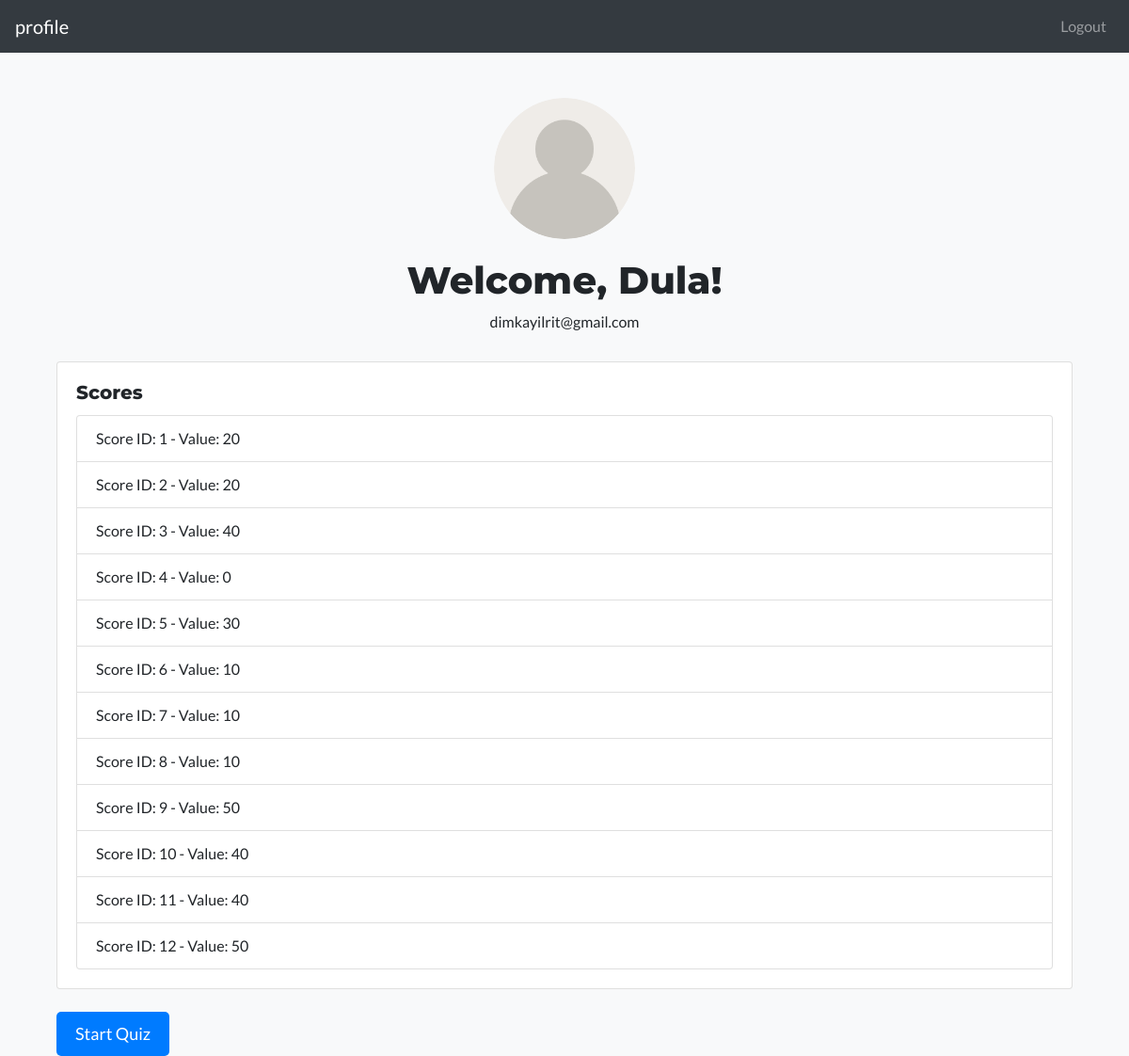
The app's page /profile (signed in), older data.
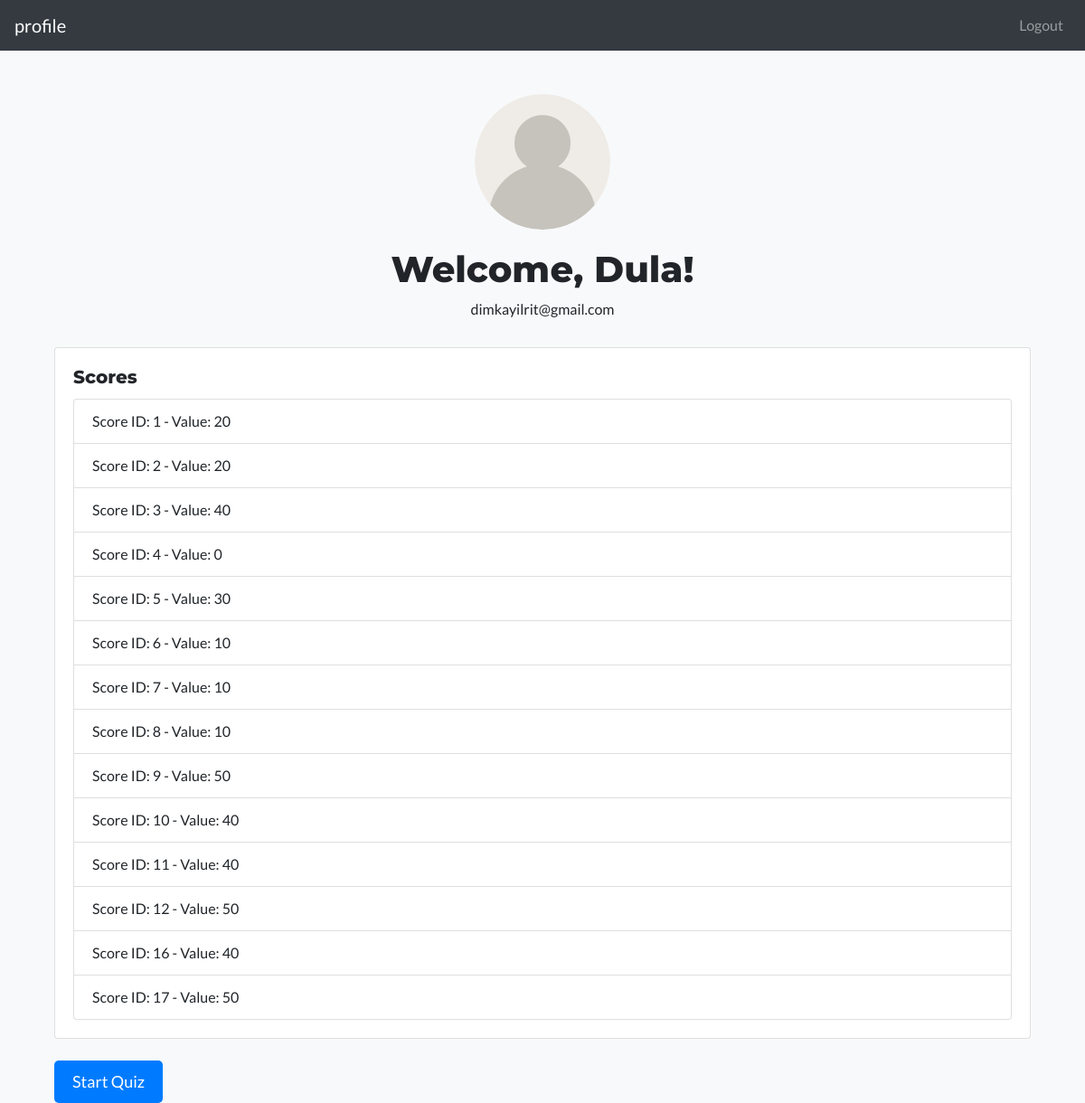
The same page, newer data.
### app/models.py (models this page shows, shortened)
class User(db.Model, UserMixin):
    __tablename__ = 'user'
    id = db.Column(db.Integer, primary_key = True)
    username = db.Column(db.String(150), unique=True, nullable=False)
    email = db.Column(db.String(150), unique=True, nullable=False)
    password_hash = db.Column(db.String(150), nullable=False)
    is_admin = db.Column(db.Integer, default = 0, nullable=False)
    scores = db.relationship('Score', backref='user', lazy=True)

class Score(db.Model):
    id = db.Column(db.Integer, primary_key=True)
    score = db.Column(db.Integer, nullable=False)
    user_id = db.Column(db.Integer, db.ForeignKey('user.id'), nullable=False)

### app/auth.py (the view)
@bp.route("/profile")
@login_required
def profile():
    if g.user:
        score = request.args.get('score')
        g.score = score
        return render_template("profile.html", user = g.user)

### app/__init__.py (called while the page is built)
def create_app():
    app = Flask(__name__)
    app.config.from_object('config.Config')
    db.init_app(app)
    login_manager.init_app(app)
    @login_manager.user_loader
    def load_user(user_id):
        from app.models import User
        return User.query.get(int(user_id))
    login_manager.login_view = 'auth.login'
    with app.app_context():
        from . import models
        from app import auth, route
        app.register_blueprint(auth.bp)
        app.register_blueprint(route.bp)
        @app.before_request
        def before_request():
            from app.models import User
            g.user = None
            if 'user_id' in session:
                user = User.query.filter_by(id = session['user_id']).first()
                g.user = user
    return app

### app/auth.py (called while the page is built)
@bp.before_request
def before_request():
    g.user = None
    if 'user_id' in session:
        user = User.query.filter_by(id = session['user_id']).first()
        g.user = user

### app/templates/profile.html
{% extends 'base.html' %}
{% block content %}
<div class="container mt-5">
    <div class="profile-header">
        <img src="../static/img/USer.png" alt="User profile picture">
        <h1>Welcome, {{ user.username }}!</h1>
        <p>{{ user.email }}</p>
    </div>
    <div class="row">
        <div class="col-md-12">
            <div class="card">
                <div class="card-body">
                    <h5 class="card-title">Scores</h5>
                    <ul class="list-group">
                        {% for score in user.scores %}
                        <li class="list-group-item">
                            Score ID: {{ score.id }} - Value: {{ score.score }}
                        </li>
                        {% else %}
                        <li class="list-group-item">
                            No scores available.
                        </li>
                        {% endfor %}
                    </ul>
                </div>
            </div>
        </div>
    </div>
    <div class="row mt-4">
        <div class="col-md-12">
            <a href="{{ url_for('route.instruction')}}" class="btn btn-start-quiz">Start Quiz</a>
        </div>
    </div>
</div>
{% endblock %}

### app/templates/base.html (shortened to what this page needs)
<!DOCTYPE html>
<html lang="en">
<head>
    <link rel="stylesheet" href="https://stackpath.bootstrapcdn.com/bootstrap/4.5.2/css/bootstrap.min.css">
    <link rel="stylesheet" href="https://cdnjs.cloudflare.com/ajax/libs/animate.css/4.1.1/animate.min.css">
    <link rel="stylesheet" href="https://cdnjs.cloudflare.com/ajax/libs/font-awesome/5.15.3/css/all.min.css">
</head>
<body>
    <nav class="navbar navbar-expand-lg navbar-dark bg-dark">
        {% if current_user.is_authenticated %}
        <a class="navbar-brand" href=" {{ url_for('auth.profile', user = user)}}">profile</a>
        {% else %}
        <a class="navbar-brand" href=" {{ url_for('route.index')}}">Quiz App</a>
        {% endif%}
        <div class="collapse navbar-collapse" id="navbarNav">
            <ul class="navbar-nav ml-auto">
                {% if current_user.is_authenticated %}
                    <li class="nav-item">
                        <a class="nav-link" href="{{ url_for('auth.logout') }}">Logout</a>
                    </li>
                {% endif %}
            </ul>
        </div>
    </nav>
    <div class="container mt-4">
        {% block content %}{% endblock %}
    </div>
</body>
</html>

### app/templates/base.html (style rules this page uses)
body { font-family: 'Lato', sans-serif; background-color: #f8f9fa; }
h1, h2, h3, h4, h5, h6 { font-family: 'Montserrat', sans-serif; font-weight: 800; }
.profile-header { text-align: center; margin-bottom: 30px; }
.profile-header img { width: 150px; height: 150px; border-radius: 50%; margin-bottom: 20px; }
.btn-start-quiz { display: inline-block; padding: 10px 20px; font-size: 18px; color: #fff; background-color: #007bff; border: none; border-radius: 5px; transition: background-color 0.3s ease-in-out; }

Row changes from the older to the newer data that the page shows:
added Score: id "16", score "40"
added Score: id "17", score "50"
